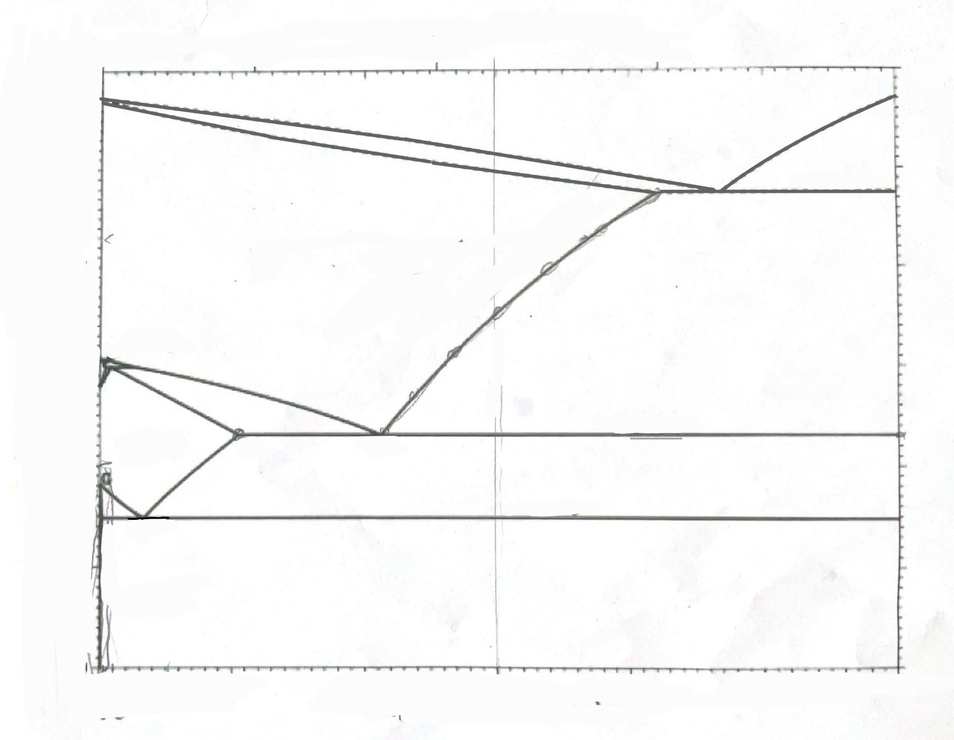
#> input picture TratamientoImagenes/img/FE_L.jpeg, 954 x 740 px, shrunk from 1668 x 1294 before the run
$ python main.py
#> lines starting #> are read from the running program, lines starting #| are printed output that depends on the picture; after the words box and inside, x2 and y2 are one past the last pixel; in counts of white or black regions, pixels touching at a corner belong together
### TratamientoImagenes/limpieza.py
#   Proyecto de Metalurgia - Automatizacion de consultas en Diagtramas de Fases
#   autor: Angel Manuel Gonzalez Lopez
#   github: https://github.com/angelmanuelgl
#   web: https://angelmanuelgl.github.io/
#
#   Archivo:   limpieza.py
#   Descripcion: Binarizar imagen, aislar el marco
#  y quitar el grosor del marco para dejar solo la parte de la imagen con los datos.


import cv2
import matplotlib.pyplot as plt

def limpiar(img):

    # poner en binario
    # all abajo de 200 se vuelve negro (255)
    _, img_binario = cv2.threshold(img, 150, 255, cv2.THRESH_BINARY_INV)
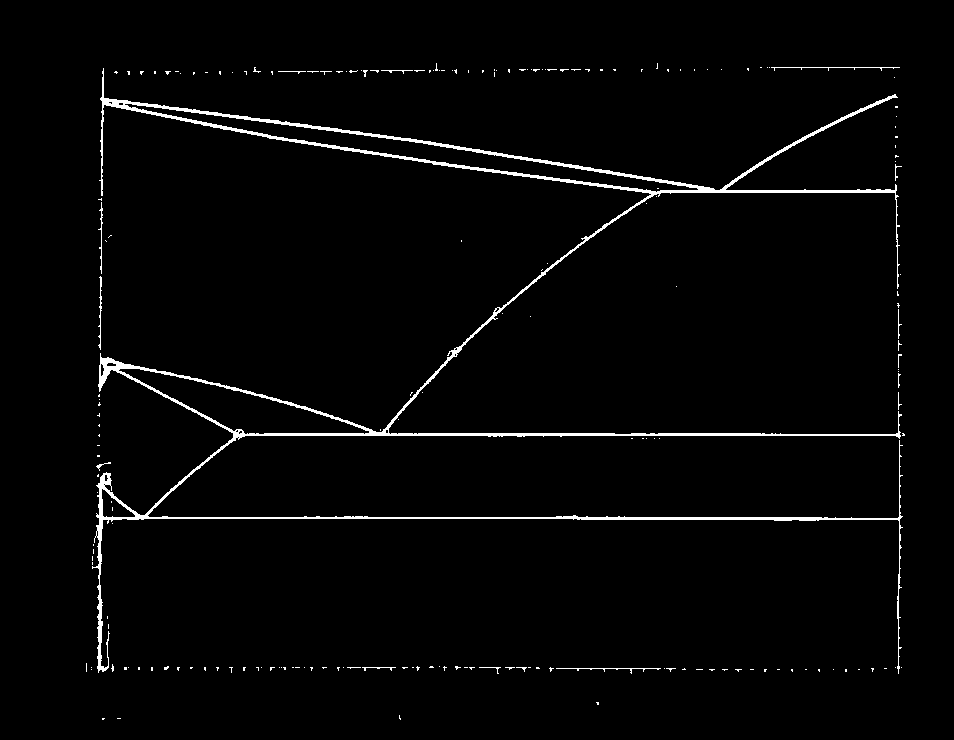
#> img_binario: shape (740, 954); 2.2% white; 196 white regions (181 under 20 px)

    cnts, _ = cv2.findContours(img_binario, cv2.RETR_EXTERNAL, cv2.CHAIN_APPROX_SIMPLE)
#> cnts = 193 contours, 190 with area under 20; largest, box (x1, y1, x2, y2) and area: (92, 68, 903, 674) 22806, (98, 276, 102, 350) 40, (98, 202, 103, 274) 25
    cnt = max(cnts, key=cv2.contourArea) # el contorno mas grande es el marco
#> cnt = contour of 2077 points, box (x1, y1, x2, y2) (92, 68, 903, 674), area 22806
    x, y, w, h = cv2.boundingRect(cnt)
#> x = 92; y = 68; w = 811; h = 606

    img_aislada = img_binario[y:y+h, x:x+w]
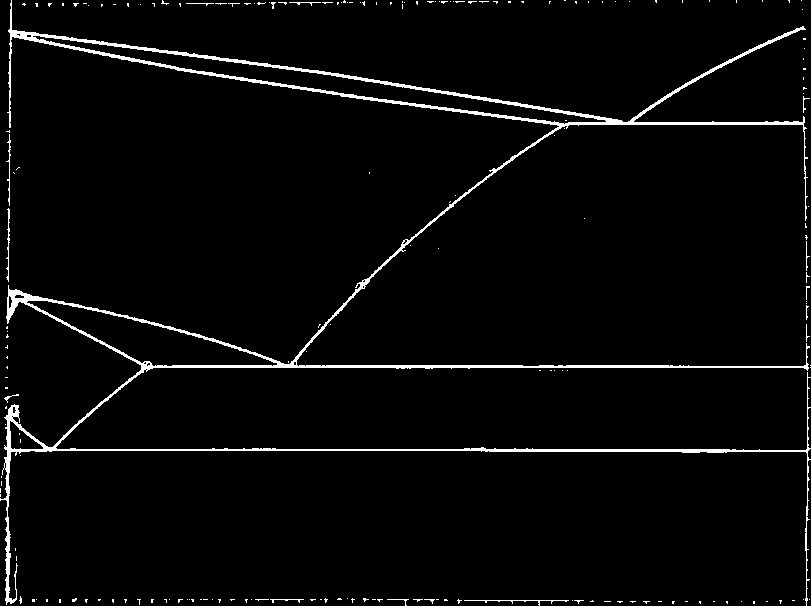
#> img_aislada: shape (606, 811); 3.1% white; 192 white regions (178 under 20 px), largest, box (x1, y1, x2, y2) and area: (0, 0, 811, 606) 13848, (464, 600, 569, 606) 131, (6, 208, 10, 282) 114


    #  quitar mas grosor mas finamente
    img_limpia = img_aislada.copy()

    offset = 25
    img_limpia[0:offset, :] = 0      # Arriba
    offset = 10 # 8
    img_limpia[-offset:, :] = 0      # Abajo

    offset = 22 #8
    img_limpia[:, 0:offset] = 0      # Izquierda
    offset = 15
    img_limpia[:, -offset:] = 0      # Derecha
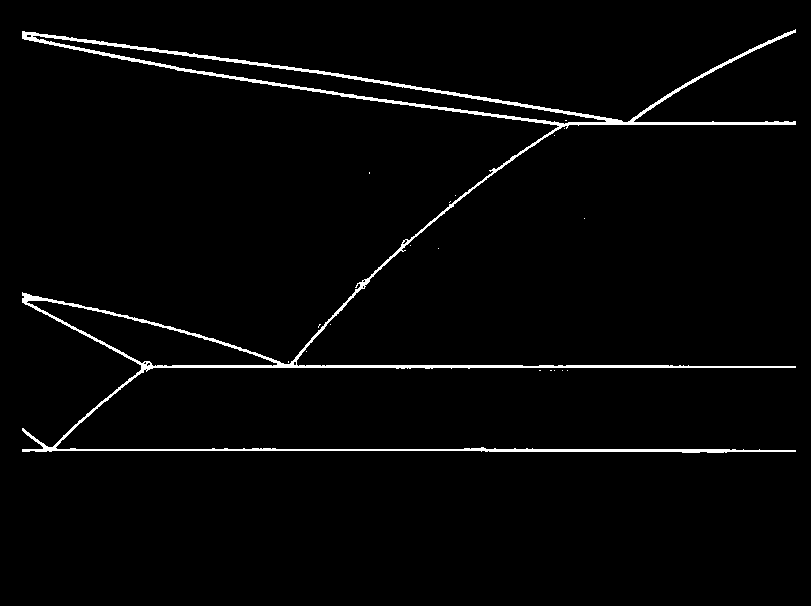
#> img_limpia: shape (606, 811); 2.4% white; 19 white regions (18 under 20 px), largest, box (x1, y1, x2, y2) and area: (22, 29, 796, 453) 11617

    return img_limpia

### TratamientoImagenes/main.py
#   Proyecto de Metalurgia - Automatizacion de consultas en Diagtramas de Fases
#   autor: Angel Manuel Gonzalez Lopez
#   github: https://github.com/angelmanuelgl
#   web: https://angelmanuelgl.github.io/
#
#   Archivo:   main.py
#   Descripcion: aqui hago el procesamiento de cada iamgen, llamando a la funcion de limpieza
#   y guardando el resultado en una carpeta nueva.

import cv2
import matplotlib.pyplot as plt
import os
from limpieza import limpiar


def procesar_y_guardar(ruta_imagen, carpeta_destino="img_limpias"):
    # crear carpeta de destino si no existe
    if not os.path.exists(carpeta_destino):
        os.makedirs(carpeta_destino)

    #  imagen original
    img = cv2.imread(ruta_imagen, 0)
    if img is None:
        print(f" -- > Error: No se pudo cargar la imagen en {ruta_imagen}")
        return

    # limpieza
    img_limpia = limpiar(img)

    # guardar resultado
    nombre_archivo = os.path.basename(ruta_imagen)
    ruta_guardado = os.path.join(carpeta_destino, f"limpia_{nombre_archivo}")

    cv2.imwrite(ruta_guardado, img_limpia)
    print(f"Imagen guardada  --> {ruta_guardado}")


# usar
if __name__ == "__main__":
    # ruta = "img/Fe_13000_16000_0_1.jpeg"
    ruta = "img/FE_L.jpeg"
    # ruta = "img/prueba.jpeg"

    procesar_y_guardar(ruta)

$ run again, with TratamientoImagenes/img/Fe_13000_16000_0_1.jpeg copied over TratamientoImagenes/img/FE_L.jpeg
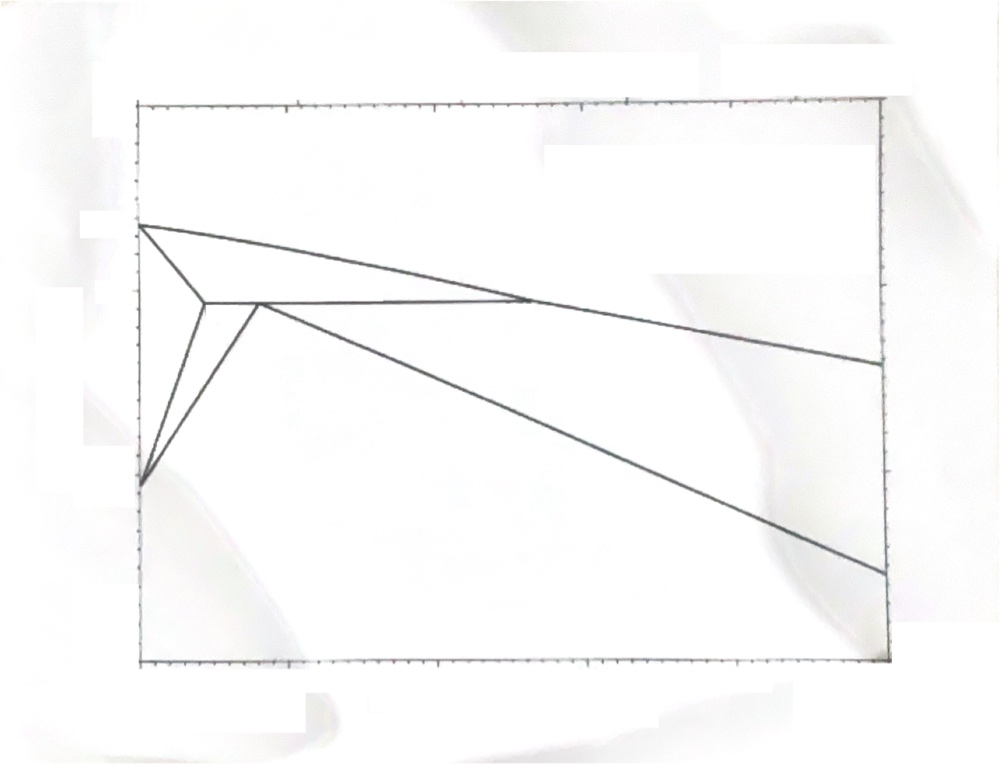
#> input picture TratamientoImagenes/img/Fe_13000_16000_0_1.jpeg, 1000 x 765 px
#> in limpiar, `_, img_binario = cv2.threshold(img, 150, 255, cv2.THRESH_BINARY_INV)`:
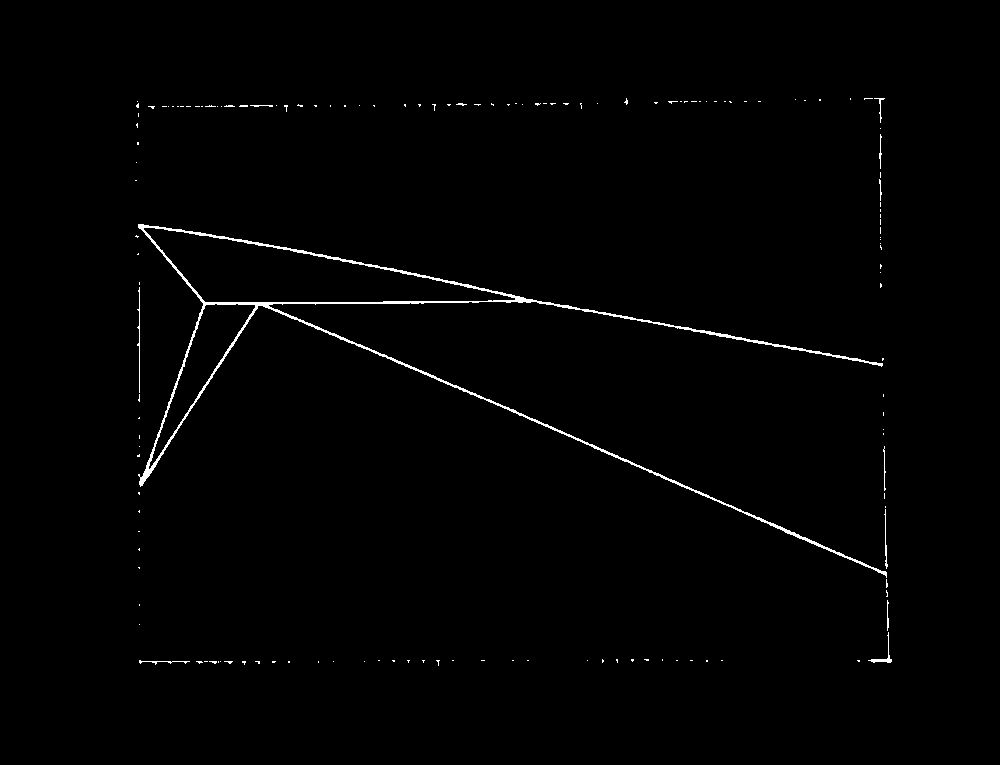
#> img_binario: shape (765, 1000); 0.92% white in thin lines or dots, all inside (x1, y1, x2, y2) = (135, 98, 892, 666)
#> cnts = 145 contours, 141 with area under 20; largest, box (x1, y1, x2, y2) and area: (138, 224, 887, 578) 21810, (868, 632, 892, 663) 55, (139, 660, 190, 665) 20, (884, 509, 888, 569) 20
#> cnt = contour of 1713 points, box (x1, y1, x2, y2) (138, 224, 887, 578), area 21810
#> x = 138; y = 224; w = 749; h = 354
#> img_aislada: shape (354, 749); 2.3% white in thin lines or dots
#> in limpiar, `img_limpia[:, -offset:] = 0`:
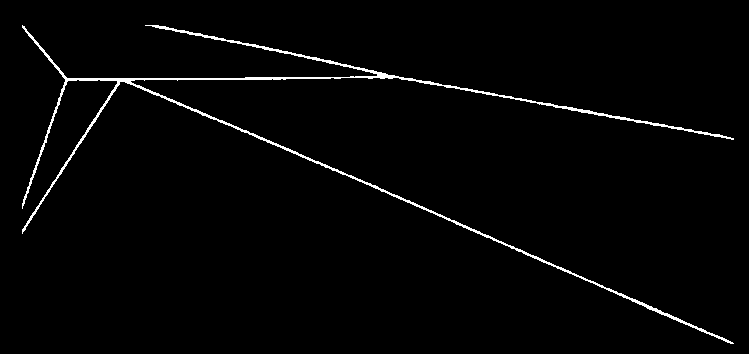
#> img_limpia: shape (354, 749); 1.9% white in thin lines or dots, all inside (x1, y1, x2, y2) = (22, 25, 734, 344)
